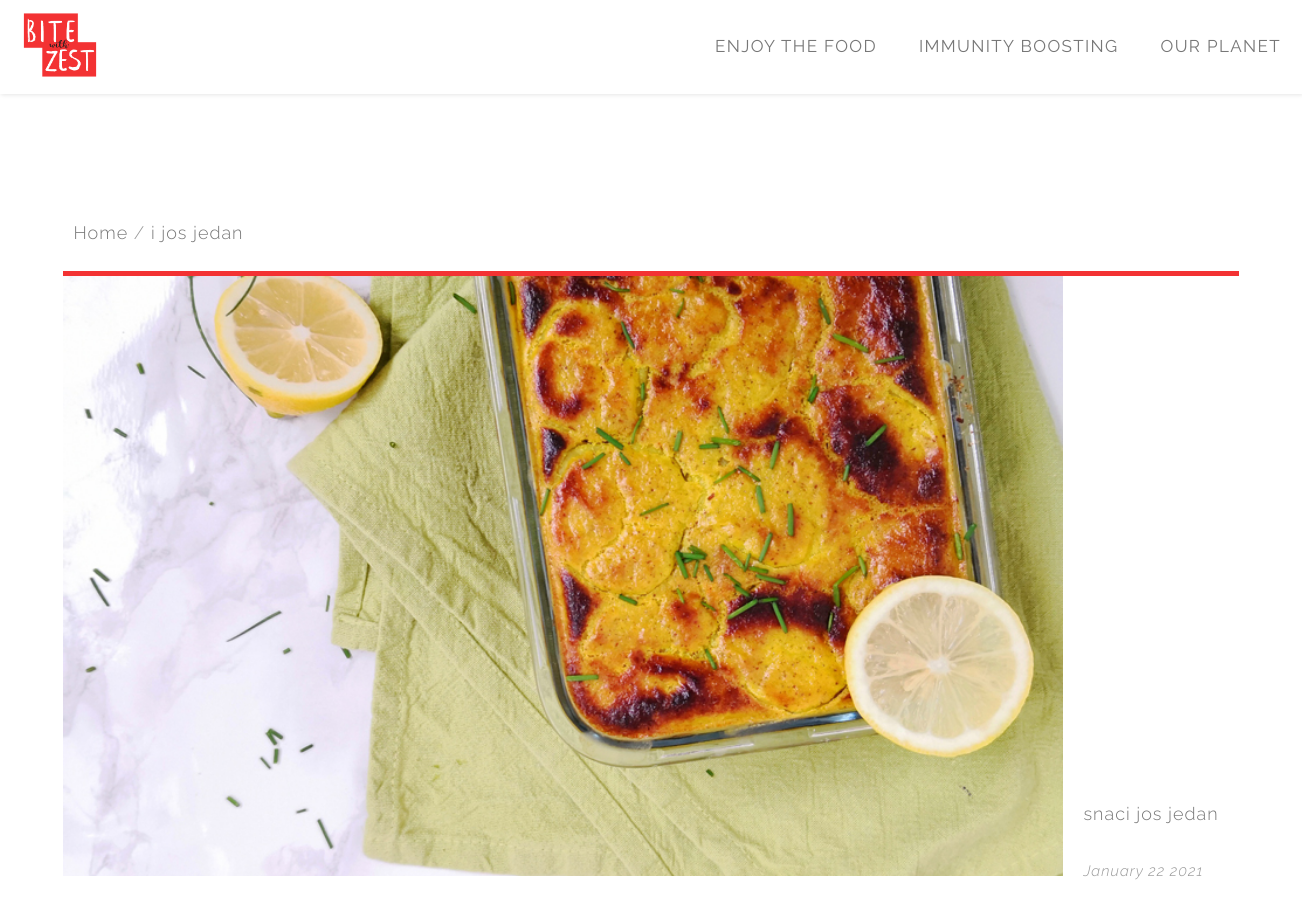
Page /i-jos-jedan/ (upper part) on the earlier database version.
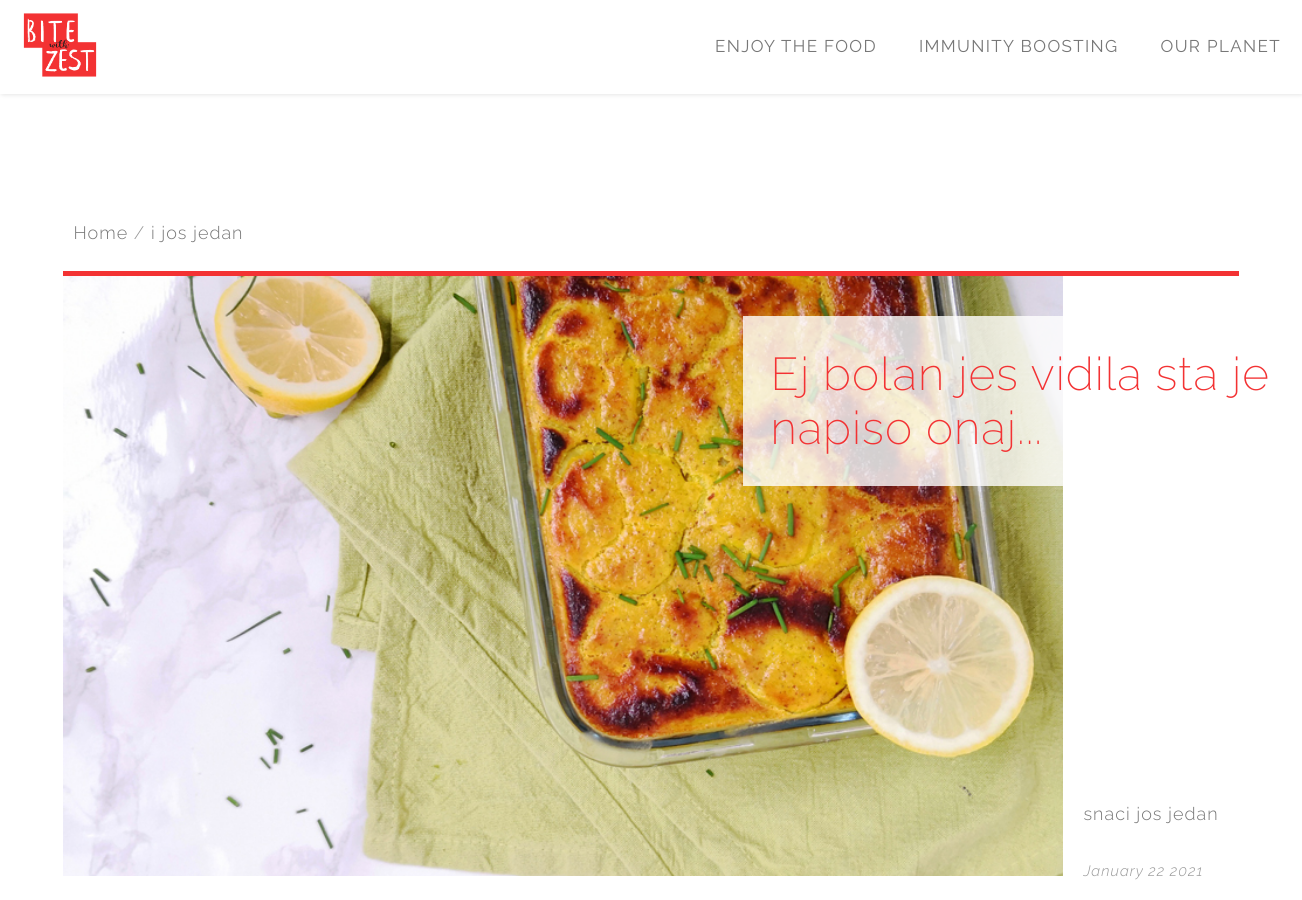
Same page on the later database version.
### blog/models.py (models this page shows, shortened)
class Post(models.Model):
    titleplus = models.CharField(max_length=200, default='')
    slug = models.SlugField(max_length=200, unique=True)
    author = models.ForeignKey(User, on_delete= models.CASCADE,related_name='blog_posts')
    updated_on = models.DateTimeField(auto_now= True)
    created_on = models.DateTimeField(auto_now_add=True)
    category = models.CharField(max_length=200, choices=category_list, default='')
    subcategory = models.CharField(max_length=200, choices=subcategory_list, default='uncategorized')
    status = models.IntegerField(choices=STATUS, default=0)
    cardtype = models.IntegerField(choices=CARDTYPE, default=0)
    thumbnail = models.FileField(upload_to=path_and_rename,blank=True)
    intro_pic= models.FileField(upload_to=path_and_rename_intro,blank=True)
    intro = models.TextField()
    title = models.CharField(max_length=200, unique=True)
    maintext = models.TextField(default='')
    intro1 = models.TextField(default='',blank=True)
    legend = models.TextField(default='',blank=True)
    add_pic = models.FileField(upload_to=path_and_rename_add,blank=True)
    ingredients = models.TextField(default='',blank=True)
    preparationtext = models.TextField(default='',blank=True)
    main_pic = models.FileField(upload_to=path_and_rename_main,blank=True)
    tip = models.TextField(default='',blank=True)
    class Meta:
        ordering = ['-created_on']
        verbose_name_plural = 'Posts'

### blog/views.py (the view)
# urls.py: path('<slug:slug>/', views.PostDetail.as_view(), name='post_detail'),
class PostDetail(generic.DetailView):
    model = Post
    template_name = 'post_detail.html'
    def get_context_data(self, **kwargs):
       context = super(PostDetail, self).get_context_data(**kwargs)
       shared_context(context)
       return context

### blog/views.py (called while the page is built)
def shared_context(context):
    cat_queryset = Category.objects.all()
    context['cat_list'] = cat_queryset.filter(status=1).order_by('-id')
    context['cat_list_asc'] = cat_queryset.filter(status=1).order_by('id')
    subcat_queryset = SubCategory.objects.all()
    context['subcat_list'] = subcat_queryset.filter(status=1).order_by('-id')
    context['subcat_list_asc'] = subcat_queryset.filter(status=1).order_by('id')
    post_cat_queryset = Post.objects.all()
    context['post_cat_list'] = post_cat_queryset.filter(status=1).order_by('-id')
    context['post_subcat_list'] = post_cat_queryset.filter(status=1).order_by('id')

### blog/templates/post_detail.html (shortened to what this page needs)
{% extends 'base.html' %}
{% block post_content %}
<div class="post-body">
    <ul class="breadcrumbs">
        <li class="breadcrumbs-item">
            <a href="/" class="breadcrumbs-link">Home</a>
        </li>
        <li class="breadcrumbs-item">
            <a href="{% url 'post_detail' post.slug  %}" class="breadcrumbs-link">{{ object.title }}</a>
        </li>
    </ul>
    <div class="intro">
        <div class="picture">
            <img src="../media/post{{post.id}}/intro/post_intro{{post.id}}.jpg" alt="">
            <div class="post-title-figure"><h1> {{ object.titleplus }} </h1></div>
        </div>
        <div class="intro-text">
            {{ object.intro | safe }}
        </div>
        <div class="post-date">{% block created_on %} {{ object.created_on | date:"F d Y"}} {% endblock  %}</div>
    </div>
    </div>
{% endblock post_content %}

Differences in the rows shown:
changed Post "i jos jedan": titleplus (not shown) → "Ej bolan jes vidila sta je napiso onaj..."
